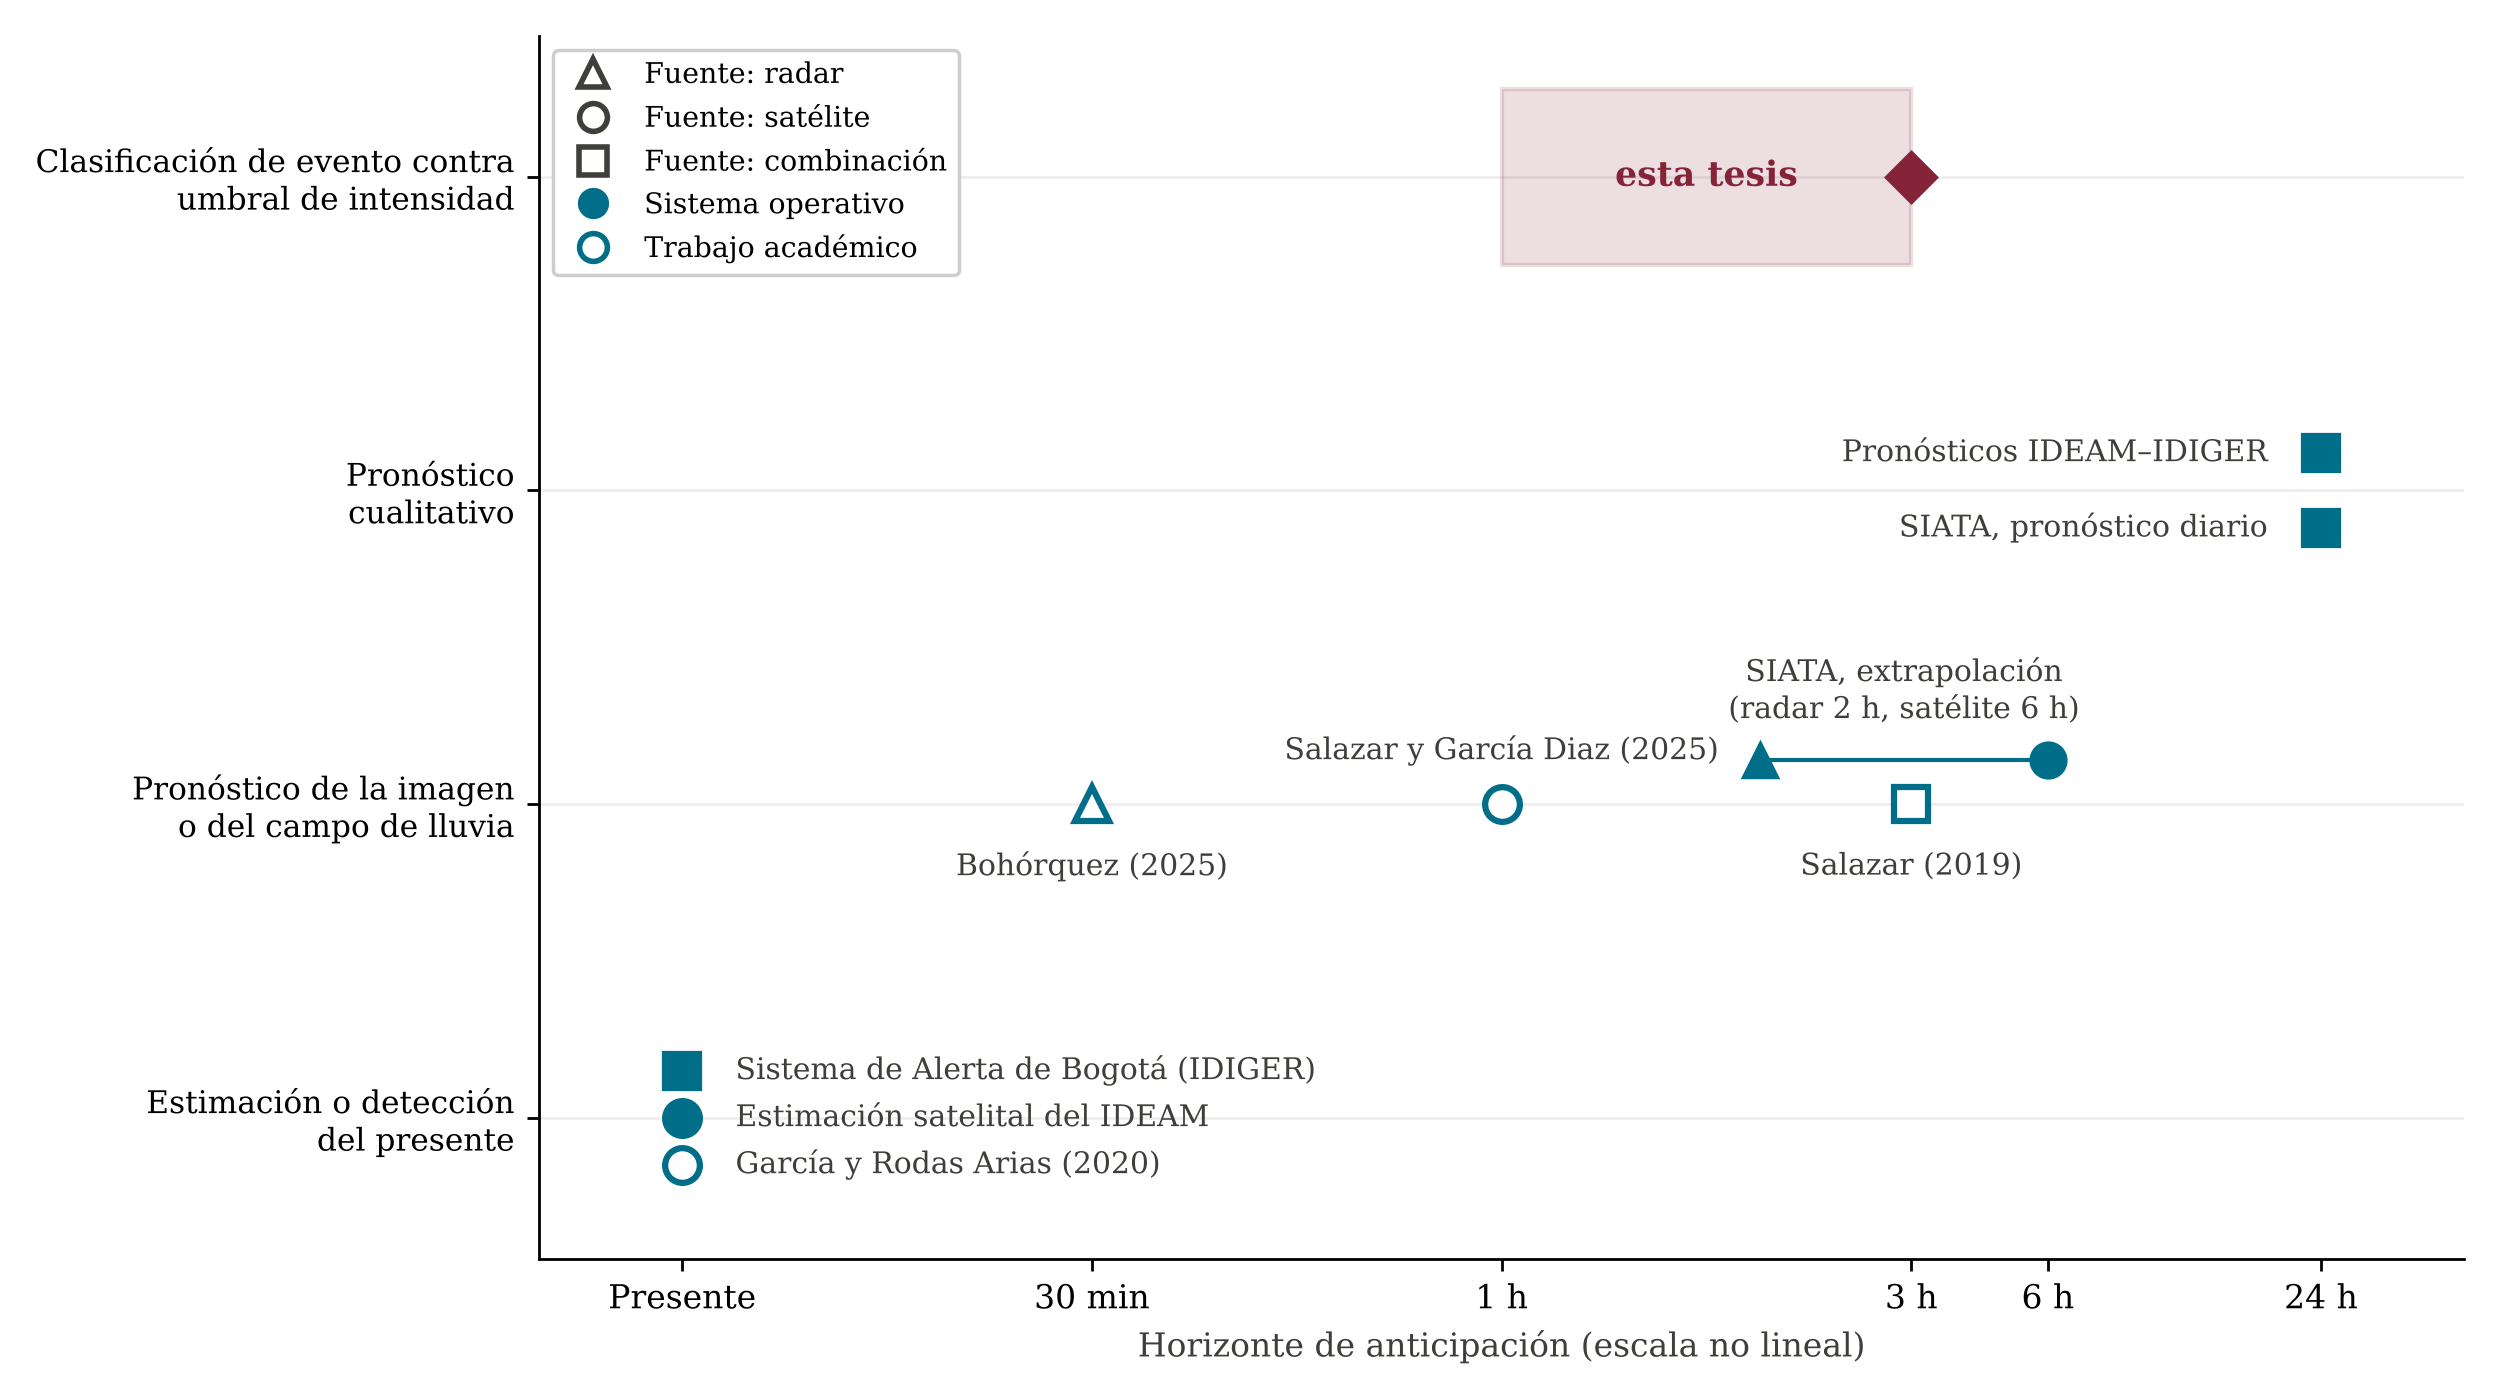

This figure's Python source:
"""Figura 2.7. Posición de los antecedentes colombianos según horizonte y tipo de tarea."""
from pathlib import Path; import sys
RAIZ = Path(__file__).resolve().parents[1]
sys.path.insert(0, str(RAIZ / "src"))
SALIDA = Path(__file__).with_suffix(".png")
import matplotlib.pyplot as plt
from matplotlib.patches import Rectangle
from matplotlib.lines import Line2D
from paleta import PALETA, ROL
plt.rcParams.update({"font.family":"DejaVu Serif","font.size":9.5})
K=ROL["linea_ref"]; C=PALETA["wwu-blue"]; P=ROL["positivo"]
XS=["Presente","30 min","1 h","3 h","24 h"]
YS=["Estimación o detección\ndel presente","Pronóstico de la imagen\no del campo de lluvia","Pronóstico\ncualitativo","Clasificación de evento contra\numbral de intensidad"]
MK={"radar":"^","satélite":"o","combinación":"s"}
# (etiqueta, x, y, fuente, operativo, dx, dy, ha)
D=[("Sistema de Alerta de Bogotá (IDIGER)",0,0,"combinación",True,0.13,0.17,"left"),
   ("Estimación satelital del IDEAM",0,0,"satélite",True,0.13,-0.02,"left"),
   ("García y Rodas Arias (2020)",0,0,"satélite",False,0.13,-0.2,"left"),
   ("Bohórquez (2025)",1,1,"radar",False,0,-0.2,"center"),
   ("Salazar y García Diaz (2025)",2,1,"satélite",False,0,0.17,"center"),
   ("Salazar (2019)",3,1,"combinación",False,0,-0.2,"center"),
   ("Pronósticos IDEAM–IDIGER",4,2,"combinación",True,-0.13,0.15,"right"),
   ("SIATA, pronóstico diario",4,2,"combinación",True,-0.13,-0.15,"right")]
OFF={("Sistema de Alerta de Bogotá (IDIGER)"):0.15,"Estimación satelital del IDEAM":0,"García y Rodas Arias (2020)":-0.15,
     "Pronósticos IDEAM–IDIGER":0.12,"SIATA, pronóstico diario":-0.12}
fig,ax=plt.subplots(figsize=(10,5.6))
for y in range(4): ax.axhline(y,color="#eeeeee",lw=0.8,zorder=0)
ax.add_patch(Rectangle((2,2.72),1,0.56,fc=P,alpha=0.15,ec=P,lw=1.2))
ax.plot(3,3,"D",ms=10,color=P); ax.text(2.5,3,"esta tesis",ha="center",va="center",fontsize=10,color=P,fontweight="bold")
import numpy as np
xr=2+np.log(2)/np.log(3); xs=3+np.log(2)/np.log(8)   # 2 h y 6 h en el eje no lineal
ax.plot([xr,xs],[1.14,1.14],color=C,lw=1.2,zorder=2)
ax.plot(xr,1.14,"^",ms=10,color=C,zorder=3); ax.plot(xs,1.14,"o",ms=10,color=C,zorder=3)
ax.text((xr+xs)/2,1.36,"SIATA, extrapolación\n(radar 2 h, satélite 6 h)",ha="center",va="center",fontsize=8.6,color=K)
for lab,x,y,src,op,dx,dy,ha in D:
    yy=y+OFF.get(lab,0)
    ax.plot(x,yy,MK[src],ms=10,mfc=C if op else "white",mec=C,mew=1.8,zorder=3)
    ax.text(x+dx,yy+(dy if ha=="center" else 0),lab,ha=ha,va="center",fontsize=8.6,color=K)
ax.set_xticks(list(range(5))+[xs]); ax.set_xticklabels(XS+["6 h"]); ax.set_yticks(range(4)); ax.set_yticklabels(YS,fontsize=9)
ax.set_xlim(-0.35,4.35); ax.set_ylim(-0.45,3.45)
ax.set_xlabel("Horizonte de anticipación (escala no lineal)",color=K)
for s in ["top","right"]: ax.spines[s].set_visible(False)
h=[Line2D([],[],marker=m,ls="",mfc="white",mec=K,mew=1.6,ms=8,label=f"Fuente: {k}") for k,m in MK.items()]
h+=[Line2D([],[],marker="o",ls="",color=C,ms=8,label="Sistema operativo"),Line2D([],[],marker="o",ls="",mfc="white",mec=C,mew=1.6,ms=8,label="Trabajo académico")]
ax.legend(handles=h,loc="upper left",fontsize=8.2,frameon=True,framealpha=0.95,ncol=1)
fig.tight_layout(); fig.savefig(SALIDA,dpi=250)
print("ok", SALIDA.name)
